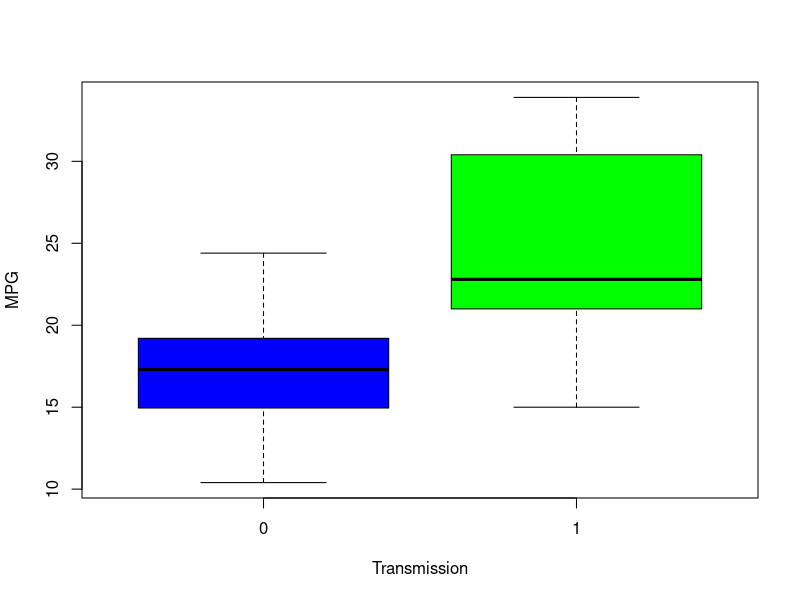
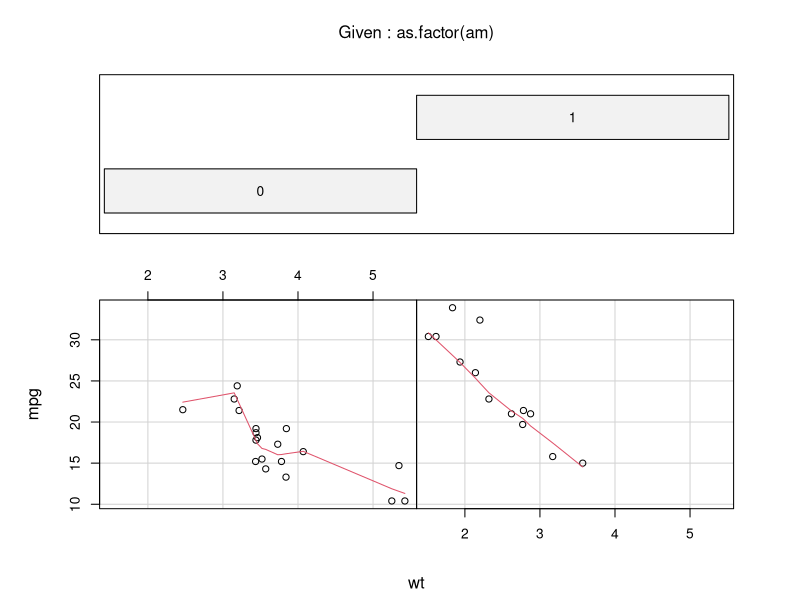
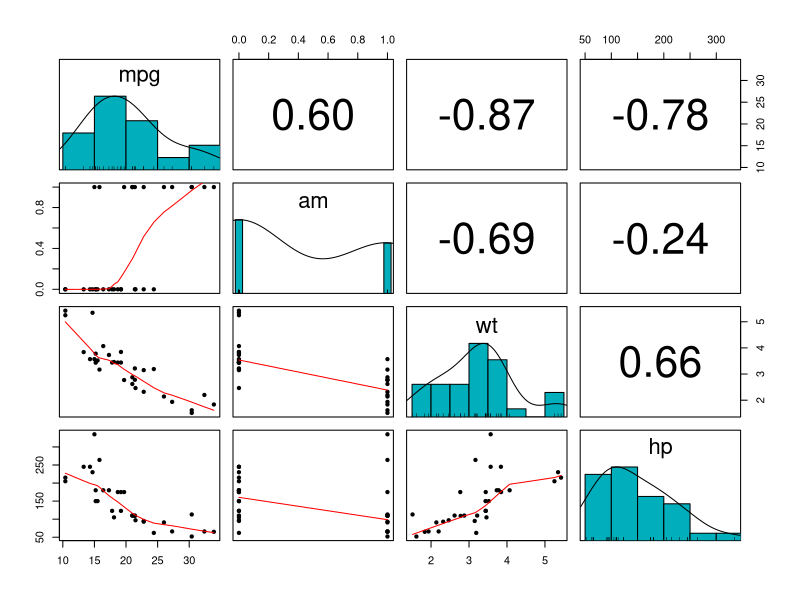
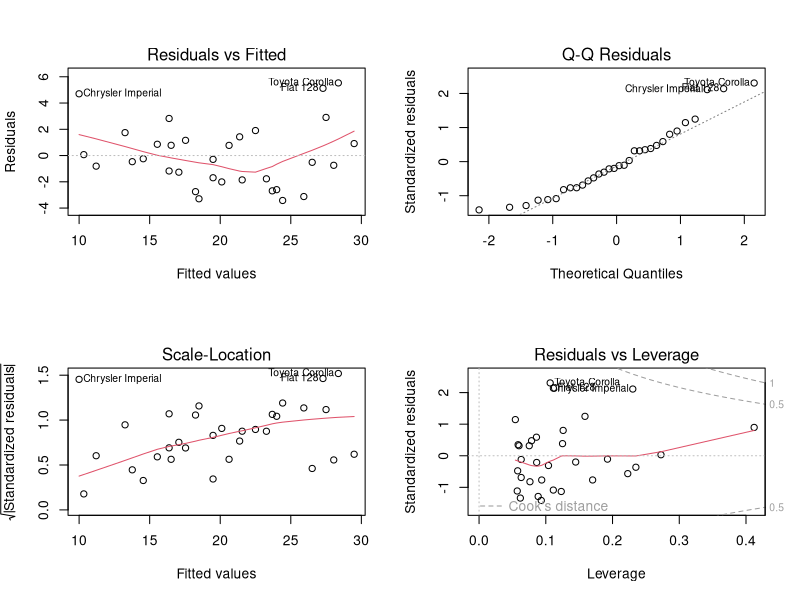

Write R code to recreate these figures, in order.
## ---- chunk 1
data(mtcars)
dim(mtcars)
head(mtcars,3)
str(mtcars)
## ---- chunk 2
summary(mtcars$mpg)
## ---- chunk 3
summary(mtcars$mpg[mtcars$am==0])
summary(mtcars$mpg[mtcars$am==1])
## ---- chunk 4
t <- t.test(mpg ~ am, data=mtcars)
t$estimate
t$p.value
## ---- chunk 5
cor(mtcars[1], mtcars[2:11] )
## ---- chunk 6
fit1 <- lm(mpg ~ am , data = mtcars) 
fit2 <- lm(mpg ~ am + wt, data = mtcars) 
fit3 <- lm(mpg ~ am + wt + hp , data = mtcars) 
fit4 <- lm(mpg ~ am + wt + hp+ disp, data = mtcars) 
fit5 <- lm(mpg ~ ., data = mtcars) 
## ---- chunk 7
t
## ---- chunk 8
boxplot(mtcars$mpg ~ mtcars$am, xlab="Transmission", ylab="MPG", col=c("blue","green"))
## ---- chunk 9
coplot(mpg ~ wt | as.factor(am), data = mtcars, panel = panel.smooth, rows = 1)
## ---- chunk 10
anova(fit1, fit2, fit3, fit4, fit5)
## ---- chunk 11
library(psych)
mtcars_vars <- mtcars[, c(1, 9, 6, 4)]
pairs.panels(mtcars_vars, method = "pearson", hist.col = "#00AFBB", ellipses = FALSE)
## ---- chunk 12
summary(fit3)
## ---- chunk 13
par(mfrow = c(2,2))
plot(fit3)
